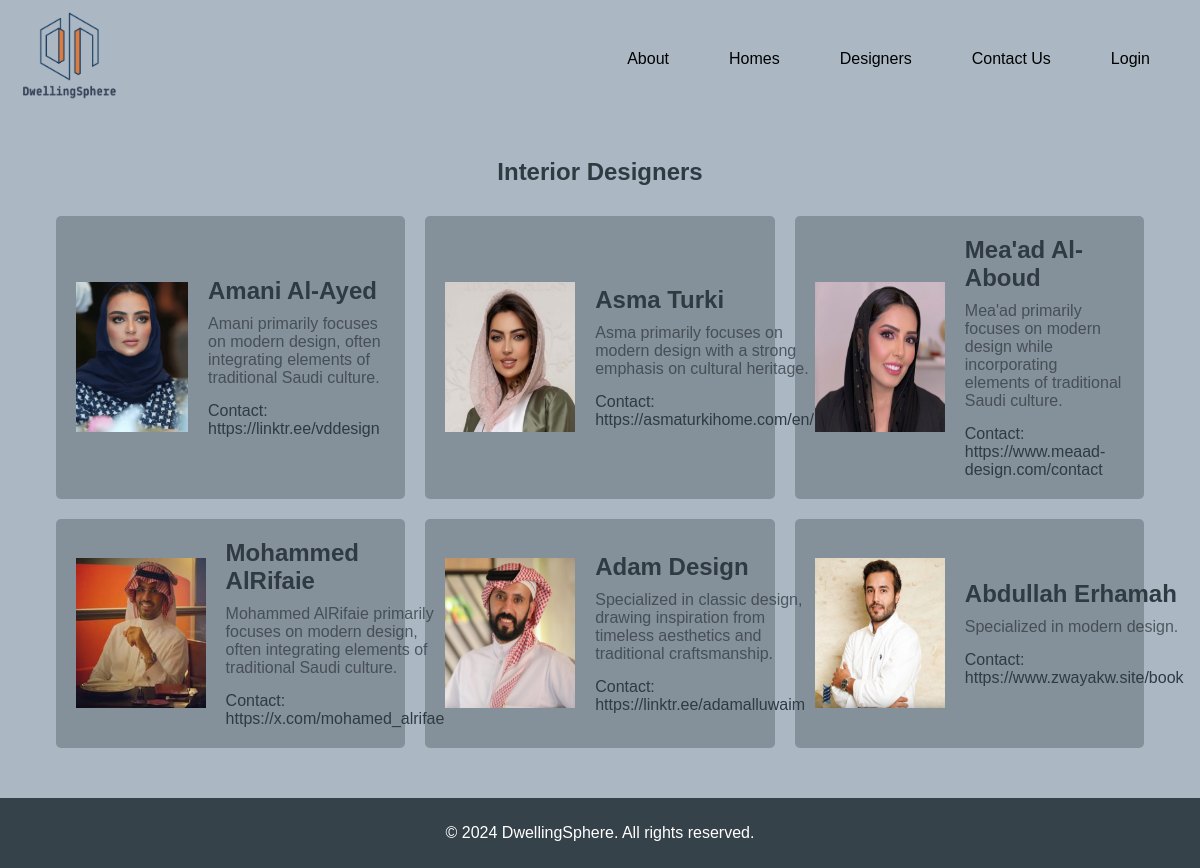
Page /designers/list/ on the committed database.
### designers/models.py (models this page shows, shortened)
class Designer(models.Model):
    name = models.CharField(max_length=200)
    bio = models.TextField()
    contact_info = models.CharField(max_length=200)
    img = models.ImageField(upload_to='images/', blank=True, null=True)

### designers/views.py (the view)
# urls.py: path('list/', views.designers_list_view, name='designers_list_view'),  # URL for viewing the list of designers
def designers_list_view(request):
    designers = Designer.objects.all()  # Fetch all designer objects
    return render(request, 'designers/designer_list.html', {'designers': designers})

### designers/templates/designers/designer_list.html (shortened to what this page needs)
{% extends 'main_app/base.html' %}
{% load static %}
{% block content %}
<div class="designers-list-container">
    <h2>Interior Designers</h2>
    <div class="designers-grid">
        {% for designer in designers %}
        <div class="designer-card">
            {% if designer.img %}
                <img src="{{ designer.img.url }}" alt="{{ designer.name }}">
            {% endif %}
            <div class="designer-details">
                <div class="designer-name">{{ designer.name }}</div>
                <div class="designer-bio">{{ designer.bio }}</div>
                <div class="designer-contact">
                    Contact: <a href="{{ designer.contact_info }}" target="_blank">{{ designer.contact_info }}</a>
                </div>
            </div>
        </div>
        {% empty %}
            <p>No designers available.</p>
        {% endfor %}
    </div>
</div>
{% endblock %}

### main_app/static/css/styles.css (style rules this page uses)
body { font-family: Arial, sans-serif; margin: 0; padding: 0; background-color: #abb8c4; }

### designers/templates/designers/designer_list.html (style rules this page uses)
body { background-color: #abb8c4; color: #2f3a42; }
.designers-list-container { display: flex; flex-direction: column; align-items: center; padding: 20px; }
.designers-grid { display: flex; flex-wrap: wrap; justify-content: center; width: 100%; }
.designer-card { background-color: #343b4252; color: #343b42c5; margin: 10px; padding: 20px; border-radius: 5px; width: calc(33% - 20px); max-width: 600px; display: flex; align-items: center; box-sizing: border-box; transition: transform 0.3s, box-shadow 0.3s; }
.designer-card img { width: 130px; height: 150px; margin-right: 20px; }
.designer-details { flex-grow: 1; }
.designer-name { font-size: 1.5em; font-weight: bold; color: #2f3a42; }
.designer-bio { margin-top: 10px; }
.designer-contact { margin-top: 15px; color: #2f3a42; }
.designer-contact a { color: #2f3a42; text-decoration: none; }

### rows in the picture
Designer: img (picture), name "Amani Al-Ayed", bio "Amani primarily focuses on modern design, often integrating elements of traditional Saudi culture.", contact_info "https://linktr.ee/vddesign"
Designer: img (picture), name "Asma Turki", bio "Asma primarily focuses on modern design with a strong emphasis on cultural heritage.", contact_info "https://asmaturkihome.com/en/"
Designer: img (picture), name "Mea'ad Al-Aboud", bio "Mea'ad primarily focuses on modern design while incorporating elements of traditional Saudi culture.", contact_info "https://www.meaad-design.com/contact"
Designer: img (picture), name "Mohammed AlRifaie", bio "Mohammed AlRifaie primarily focuses on modern design, often integrating elements of traditional Saudi culture.", contact_info "https://x.com/mohamed_alrifae"
Designer: img (picture), name "Adam Design", bio "Specialized in classic design, drawing inspiration from timeless aesthetics and traditional craftsmanship.", contact_info "https://linktr.ee/adamalluwaim"
Designer: img (picture), name "Abdullah Erhamah", bio "Specialized in modern design.", contact_info "https://www.zwayakw.site/book"
